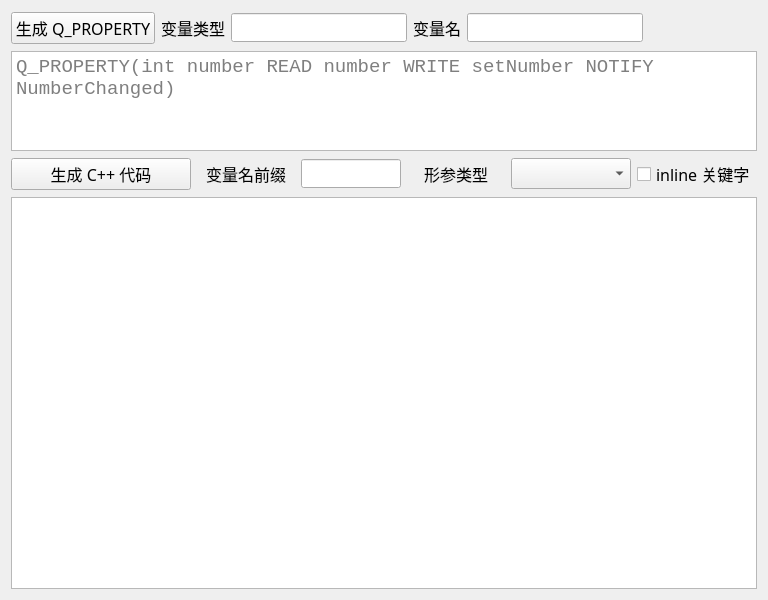
<?xml version="1.0" encoding="UTF-8"?>
<ui version="4.0">
 <class>PropertyGenerator</class>
 <widget class="QWidget" name="PropertyGenerator">
  <property name="geometry">
   <rect>
    <x>0</x>
    <y>0</y>
    <width>768</width>
    <height>600</height>
   </rect>
  </property>
  <property name="windowTitle">
   <string>Form</string>
  </property>
  <layout class="QVBoxLayout" name="verticalLayout">
   <item>
    <widget class="QFrame" name="frameVariationSet">
     <layout class="QHBoxLayout" name="horizontalLayout">
      <property name="leftMargin">
       <number>0</number>
      </property>
      <property name="topMargin">
       <number>1</number>
      </property>
      <property name="rightMargin">
       <number>1</number>
      </property>
      <property name="bottomMargin">
       <number>1</number>
      </property>
      <item>
       <widget class="QPushButton" name="pushBtnGenProperty">
        <property name="maximumSize">
         <size>
          <width>180</width>
          <height>16777215</height>
         </size>
        </property>
        <property name="font">
         <font>
          <family>微软雅黑</family>
          <pointsize>12</pointsize>
         </font>
        </property>
        <property name="text">
         <string>生成 Q_PROPERTY</string>
        </property>
       </widget>
      </item>
      <item>
       <widget class="QLabel" name="label_4">
        <property name="font">
         <font>
          <family>微软雅黑</family>
          <pointsize>12</pointsize>
         </font>
        </property>
        <property name="text">
         <string>变量类型</string>
        </property>
       </widget>
      </item>
      <item>
       <widget class="QLineEdit" name="lineEditType">
        <property name="font">
         <font>
          <family>Consolas</family>
          <pointsize>13</pointsize>
         </font>
        </property>
       </widget>
      </item>
      <item>
       <widget class="QLabel" name="label">
        <property name="font">
         <font>
          <family>微软雅黑</family>
          <pointsize>12</pointsize>
         </font>
        </property>
        <property name="text">
         <string>变量名</string>
        </property>
       </widget>
      </item>
      <item>
       <widget class="QLineEdit" name="lineEditVariation">
        <property name="font">
         <font>
          <family>Consolas</family>
          <pointsize>13</pointsize>
         </font>
        </property>
       </widget>
      </item>
      <item>
       <spacer name="horizontalSpacer_2">
        <property name="orientation">
         <enum>Qt::Horizontal</enum>
        </property>
        <property name="sizeHint" stdset="0">
         <size>
          <width>40</width>
          <height>20</height>
         </size>
        </property>
       </spacer>
      </item>
     </layout>
    </widget>
   </item>
   <item>
    <widget class="QTextEdit" name="textEditGenProperty">
     <property name="maximumSize">
      <size>
       <width>16777215</width>
       <height>100</height>
      </size>
     </property>
     <property name="font">
      <font>
       <family>Consolas</family>
       <pointsize>14</pointsize>
      </font>
     </property>
     <property name="placeholderText">
      <string notr="true">Q_PROPERTY(int number READ number WRITE setNumber NOTIFY NumberChanged)</string>
     </property>
    </widget>
   </item>
   <item>
    <widget class="QFrame" name="frameGenCode">
     <layout class="QHBoxLayout" name="horizontalLayout_2">
      <property name="leftMargin">
       <number>0</number>
      </property>
      <property name="topMargin">
       <number>1</number>
      </property>
      <property name="rightMargin">
       <number>1</number>
      </property>
      <property name="bottomMargin">
       <number>1</number>
      </property>
      <item>
       <widget class="QPushButton" name="pushBtnGenCode">
        <property name="minimumSize">
         <size>
          <width>180</width>
          <height>0</height>
         </size>
        </property>
        <property name="maximumSize">
         <size>
          <width>250</width>
          <height>16777215</height>
         </size>
        </property>
        <property name="font">
         <font>
          <family>微软雅黑</family>
          <pointsize>12</pointsize>
         </font>
        </property>
        <property name="text">
         <string>生成 C++ 代码</string>
        </property>
       </widget>
      </item>
      <item>
       <widget class="QLabel" name="label_3">
        <property name="font">
         <font>
          <family>微软雅黑</family>
          <pointsize>12</pointsize>
         </font>
        </property>
        <property name="text">
         <string>变量名前缀</string>
        </property>
        <property name="alignment">
         <set>Qt::AlignCenter</set>
        </property>
       </widget>
      </item>
      <item>
       <widget class="QLineEdit" name="lineEditPrefix">
        <property name="maximumSize">
         <size>
          <width>100</width>
          <height>16777215</height>
         </size>
        </property>
        <property name="font">
         <font>
          <family>Consolas</family>
          <pointsize>13</pointsize>
         </font>
        </property>
       </widget>
      </item>
      <item>
       <widget class="QLabel" name="label_5">
        <property name="minimumSize">
         <size>
          <width>70</width>
          <height>0</height>
         </size>
        </property>
        <property name="font">
         <font>
          <family>微软雅黑</family>
          <pointsize>12</pointsize>
         </font>
        </property>
        <property name="text">
         <string>形参类型</string>
        </property>
        <property name="alignment">
         <set>Qt::AlignCenter</set>
        </property>
       </widget>
      </item>
      <item>
       <widget class="QComboBox" name="comboBoxArg">
        <property name="minimumSize">
         <size>
          <width>120</width>
          <height>0</height>
         </size>
        </property>
        <property name="font">
         <font>
          <family>微软雅黑</family>
          <pointsize>12</pointsize>
         </font>
        </property>
       </widget>
      </item>
      <item>
       <widget class="QCheckBox" name="checkBoxInline">
        <property name="font">
         <font>
          <family>微软雅黑</family>
          <pointsize>12</pointsize>
         </font>
        </property>
        <property name="text">
         <string>inline 关键字</string>
        </property>
       </widget>
      </item>
     </layout>
    </widget>
   </item>
   <item>
    <widget class="QTextBrowser" name="textBrowserGenCode">
     <property name="font">
      <font>
       <family>Consolas</family>
       <pointsize>14</pointsize>
      </font>
     </property>
     <property name="cursor" stdset="0">
      <cursorShape>IBeamCursor</cursorShape>
     </property>
    </widget>
   </item>
  </layout>
 </widget>
 <resources/>
 <connections/>
</ui>
